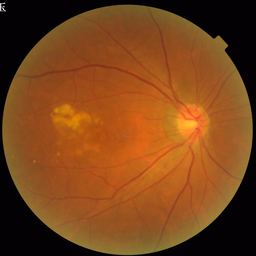
#> input picture dataset/FIVES/train/image/119_A.png, 256 x 256 px, shrunk from 2048 x 2048 before the run; its folder holds only this picture in this run
$ python 2--applyMPSO-CLAHE.py
#> lines starting #> are read from the running program, lines starting #| are printed output that depends on the picture
import cv2
import numpy as np
import random
import glob
import os

# --------------------------------------------------
# 1. CLAHE Utility Functions for Color Images
# --------------------------------------------------
def apply_clahe_color(image, clip_limit, tile_grid_size):
    """
    Apply CLAHE on the luminance channel of a color image.
    The image is assumed to be in BGR format.
    """
    lab = cv2.cvtColor(image, cv2.COLOR_BGR2LAB)
    l, a, b = cv2.split(lab)
    clahe = cv2.createCLAHE(clipLimit=clip_limit,
                            tileGridSize=(tile_grid_size, tile_grid_size))
    cl = clahe.apply(l)
    lab = cv2.merge((cl, a, b))
    image_enhanced = cv2.cvtColor(lab, cv2.COLOR_LAB2BGR)
    return image_enhanced

def fitness_function_color(image, clip_limit, tile_grid_size):
    """
    Compute a fitness score for a color image based on the variance
    of the L channel after applying CLAHE.
    """
    enhanced = apply_clahe_color(image, clip_limit, tile_grid_size)
    lab = cv2.cvtColor(enhanced, cv2.COLOR_BGR2LAB)
    l, _, _ = cv2.split(lab)
    return np.var(l)

def fitness_on_dataset_color(images, clip_limit, tile_grid_size):
    """
    Compute the average fitness over a list of color images.
    """
    scores = [fitness_function_color(img, clip_limit, tile_grid_size)
              for img in images]
    return np.mean(scores)

# --------------------------------------------------
# 2. Particle Swarm Optimization (PSO) Components
# --------------------------------------------------
class Particle:
    def __init__(self, bounds):
        """
        Initialize a particle with a random position and zero velocity.
        The position contains [clip_limit, tile_grid_size] (tile_grid_size is later rounded).
        """
        self.position = np.array([
            random.uniform(bounds[i][0], bounds[i][1])
            for i in range(len(bounds))
        ], dtype=np.float32)
        self.velocity = np.zeros_like(self.position)
        self.best_position = self.position.copy()
        self.best_score = -np.inf

    def update_velocity(self, global_best, inertia, cognitive, social):
        r1, r2 = random.random(), random.random()
        self.velocity = (inertia * self.velocity +
                         cognitive * r1 * (self.best_position - self.position) +
                         social * r2 * (global_best - self.position))

    def update_position(self, bounds):
        self.position += self.velocity
        for i in range(len(self.position)):
            self.position[i] = np.clip(self.position[i], bounds[i][0], bounds[i][1])

def mpso_color(images, bounds, num_populations=3, num_particles=10, iterations=50,
               inertia=0.7, cognitive=1.5, social=1.5, migration_interval=10):
    """
    Run Multi-Population PSO to optimize CLAHE parameters (clip_limit and tile_grid_size)
    for a list of color images.
    """
    populations = []
    for _ in range(num_populations):
        pop = [Particle(bounds) for _ in range(num_particles)]
        populations.append(pop)

    global_best = None
    global_best_score = -np.inf

    for it in range(iterations):
        for pop in populations:
            for particle in pop:
                # Use current particle position (round tile_grid_size to an integer)
                clip_limit = particle.position[0]
                tile_grid_size = int(round(particle.position[1]))
                score = fitness_on_dataset_color(images, clip_limit, tile_grid_size)
                # Update personal best
                if score > particle.best_score:
                    particle.best_score = score
                    particle.best_position = particle.position.copy()
                # Update global best
                if score > global_best_score:
                    global_best_score = score
                    global_best = particle.position.copy()
            # Update particle velocities and positions
            for particle in pop:
                particle.update_velocity(global_best, inertia, cognitive, social)
                particle.update_position(bounds)
        # Migration: share the global best among particles every few iterations
        if (it + 1) % migration_interval == 0:
            for pop in populations:
                for particle in pop:
                    particle.best_position = global_best.copy()

        print(f"Iteration {it+1}/{iterations}: Best Fitness = {global_best_score:.2f}")

    best_clip_limit = global_best[0]
    best_tile_grid_size = int(round(global_best[1]))
    return (best_clip_limit, best_tile_grid_size), global_best_score

# --------------------------------------------------
# 3. Main Script: Optimize and Convert Images
# --------------------------------------------------
def main():
    # Define folders containing the images to be converted.
    train_folder = os.path.join("train", "image")
    val_folder = os.path.join("val", "image")
    test_folder = os.path.join("test", "image")

    # ---------------------------------------------------------------------
    # Step 1: Optimize CLAHE parameters using a subset of training images.
    # ---------------------------------------------------------------------
    sample_paths = glob.glob(os.path.join(train_folder, "*.*"))
    if len(sample_paths) == 0:
        print("No images found in the train/image folder for optimization.")
        return

    # Use a random subset (e.g., 20 images) for parameter optimization
    num_samples = min(20, len(sample_paths))
    sample_paths = random.sample(sample_paths, num_samples)
    sample_images = []
    for path in sample_paths:
        img = cv2.imread(path, cv2.IMREAD_COLOR)
#> img is the input picture: shape (256, 256, 3); mean B, G, R 26.1, 68.3, 122.2
        if img is not None:
            sample_images.append(img)

    bounds = [(1.0, 10.0), (4, 16)]  # (clip_limit, tile_grid_size)
    print("Optimizing CLAHE parameters using MPSO on a subset of training images...")
    best_params, best_score = mpso_color(sample_images, bounds, num_populations=3,
                                         num_particles=10, iterations=30,
                                         inertia=0.7, cognitive=1.5, social=1.5,
                                         migration_interval=10)
#> the loop in mpso_color, `for it in range(iterations):` made 30 passes
#> pass 1, in apply_clahe_color, `l, a, b = cv2.split(lab)`:
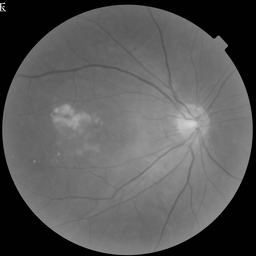
#> l: shape (256, 256); min 0, max 244, mean 88.4
#> pass 1, in apply_clahe_color, `l, a, b = cv2.split(lab)`:
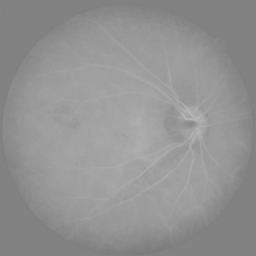
#> a: shape (256, 256); min 121, max 184, mean 147
#> pass 1, in apply_clahe_color, `l, a, b = cv2.split(lab)`:
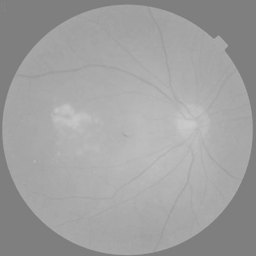
#> b: shape (256, 256); min 122, max 204, mean 160.4
    best_clip_limit, best_tile_grid_size = best_params
    print(f"\nOptimized CLAHE Parameters:\n  Clip Limit = {best_clip_limit:.2f}\n  Tile Grid Size = {best_tile_grid_size}")
#| Optimized CLAHE Parameters:
#|   Clip Limit = 5.80
#|   Tile Grid Size = 16

    # ---------------------------------------------------------------------
    # Step 2: Process and overwrite all images in train/image, val/image, and test/image.
    # ---------------------------------------------------------------------
    folders = [train_folder, val_folder, test_folder]
    for folder in folders:
        image_paths = glob.glob(os.path.join(folder, "*.*"))
        for img_path in image_paths:
            img = cv2.imread(img_path, cv2.IMREAD_COLOR)
            if img is None:
                print(f"Warning: Could not read image {img_path}. Skipping.")
                continue
            enhanced_img = apply_clahe_color(img, best_clip_limit, best_tile_grid_size)
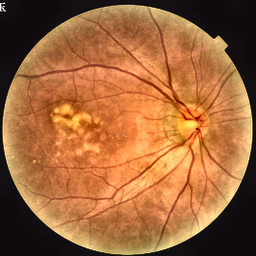
#> enhanced_img: shape (256, 256, 3); mean B, G, R 58.7, 102, 159.3
            # Overwrite the original image with the enhanced version
            cv2.imwrite(img_path, enhanced_img)
            print(f"Processed {img_path}")

if __name__ == "__main__":
    main()
